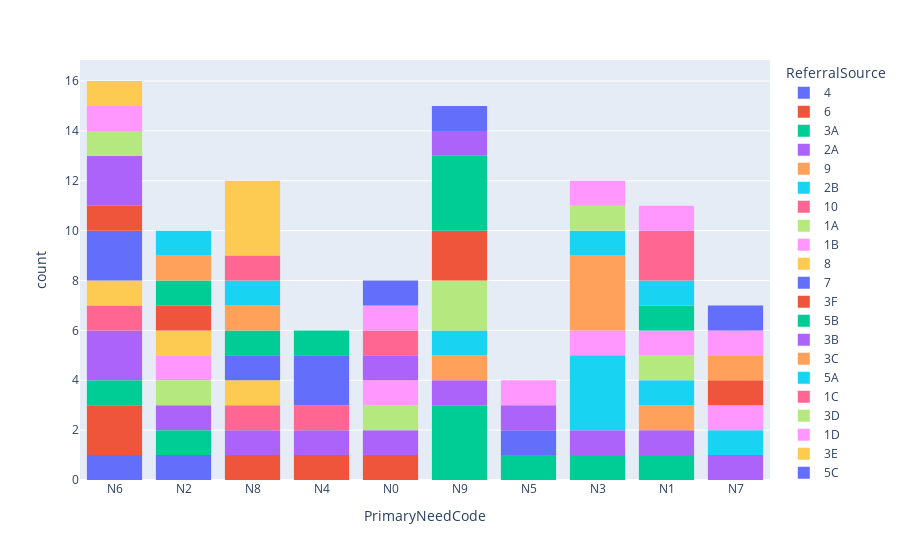

The notebook cell saved with this chart:
### Code cell
hist_2a = px.histogram(df,
                    x='PrimaryNeedCode',
                    color='ReferralSource')
hist_2a.show()

### Figure 1 — Plotly figure (JSON) as saved in the notebook; plotly's stock layout.template omitted (floating-point values rounded to 4 significant figures)
{"data": [{"alignmentgroup": "True", "bingroup": "x", "hovertemplate": "ReferralSource=4<br>PrimaryNeedCode=%{x}<br>count=%{y}<extra></extra>", "legendgroup": "4", "marker": {"color": "#636efa", "pattern": {"shape": ""}}, "name": "4", "offsetgroup": "4", "orientation": "v", "showlegend": true, "type": "histogram", "x": ["N6", "N2"], "xaxis": "x", "yaxis": "y"}, {"alignmentgroup": "True", "bingroup": "x", "hovertemplate": "ReferralSource=6<br>PrimaryNeedCode=%{x}<br>count=%{y}<extra></extra>", "legendgroup": "6", "marker": {"color": "#EF553B", "pattern": {"shape": ""}}, "name": "6", "offsetgroup": "6", "orientation": "v", "showlegend": true, "type": "histogram", "x": ["N8", "N6", "N4", "N0", "N6"], "xaxis": "x", "yaxis": "y"}, {"alignmentgroup": "True", "bingroup": "x", "hovertemplate": "ReferralSource=3A<br>PrimaryNeedCode=%{x}<br>count=%{y}<extra></extra>", "legendgroup": "3A", "marker": {"color": "#00cc96", "pattern": {"shape": ""}}, "name": "3A", "offsetgroup": "3A", "orientation": "v", "showlegend": true, "type": "histogram", "x": ["N9", "N2", "N9", "N9", "N5", "N6", "N3", "N1"], "xaxis": "x", "yaxis": "y"}, {"alignmentgroup": "True", "bingroup": "x", "hovertemplate": "ReferralSource=2A<br>PrimaryNeedCode=%{x}<br>count=%{y}<extra></extra>", "legendgroup": "2A", "marker": {"color": "#ab63fa", "pattern": {"shape": ""}}, "name": "2A", "offsetgroup": "2A", "orientation": "v", "showlegend": true, "type": "histogram", "x": ["N4", "N3", "N1", "N8", "N0", "N2", "N6", "N9", "N7", "N6"], "xaxis": "x", "yaxis": "y"}, {"alignmentgroup": "True", "bingroup": "x", "hovertemplate": "ReferralSource=9<br>PrimaryNeedCode=%{x}<br>count=%{y}<extra></extra>", "legendgroup": "9", "marker": {"color": "#FFA15A", "pattern": {"shape": ""}}, "name": "9", "offsetgroup": "9", "orientation": "v", "showlegend": true, "type": "histogram", "x": ["N9", "N1"], "xaxis": "x", "yaxis": "y"}, {"alignmentgroup": "True", "bingroup": "x", "hovertemplate": "ReferralSource=2B<br>PrimaryNeedCode=%{x}<br>count=%{y}<extra></extra>", "legendgroup": "2B", "marker": {"color": "#19d3f3", "pattern": {"shape": ""}}, "name": "2B", "offsetgroup": "2B", "orientation": "v", "showlegend": true, "type": "histogram", "x": ["N3", "N1", "N7", "N3", "N3", "N9"], "xaxis": "x", "yaxis": "y"}, {"alignmentgroup": "True", "bingroup": "x", "hovertemplate": "ReferralSource=10<br>PrimaryNeedCode=%{x}<br>count=%{y}<extra></extra>", "legendgroup": "10", "marker": {"color": "#FF6692", "pattern": {"shape": ""}}, "name": "10", "offsetgroup": "10", "orientation": "v", "showlegend": true, "type": "histogram", "x": ["N8", "N6", "N4"], "xaxis": "x", "yaxis": "y"}, {"alignmentgroup": "True", "bingroup": "x", "hovertemplate": "ReferralSource=1A<br>PrimaryNeedCode=%{x}<br>count=%{y}<extra></extra>", "legendgroup": "1A", "marker": {"color": "#B6E880", "pattern": {"shape": ""}}, "name": "1A", "offsetgroup": "1A", "orientation": "v", "showlegend": true, "type": "histogram", "x": ["N9", "N0", "N2", "N1", "N9"], "xaxis": "x", "yaxis": "y"}, {"alignmentgroup": "True", "bingroup": "x", "hovertemplate": "ReferralSource=1B<br>PrimaryNeedCode=%{x}<br>count=%{y}<extra></extra>", "legendgroup": "1B", "marker": {"color": "#FF97FF", "pattern": {"shape": ""}}, "name": "1B", "offsetgroup": "1B", "orientation": "v", "showlegend": true, "type": "histogram", "x": ["N1", "N2", "N0", "N7", "N3"], "xaxis": "x", "yaxis": "y"}, {"alignmentgroup": "True", "bingroup": "x", "hovertemplate": "ReferralSource=8<br>PrimaryNeedCode=%{x}<br>count=%{y}<extra></extra>", "legendgroup": "8", "marker": {"color": "#FECB52", "pattern": {"shape": ""}}, "name": "8", "offsetgroup": "8", "orientation": "v", "showlegend": true, "type": "histogram", "x": ["N6", "N8", "N2"], "xaxis": "x", "yaxis": "y"}, {"alignmentgroup": "True", "bingroup": "x", "hovertemplate": "ReferralSource=7<br>PrimaryNeedCode=%{x}<br>count=%{y}<extra></extra>", "legendgroup": "7", "marker": {"color": "#636efa", "pattern": {"shape": ""}}, "name": "7", "offsetgroup": "7", "orientation": "v", "showlegend": true, "type": "histogram", "x": ["N6", "N8", "N6", "N4", "N5", "N4"], "xaxis": "x", "yaxis": "y"}, {"alignmentgroup": "True", "bingroup": "x", "hovertemplate": "ReferralSource=3F<br>PrimaryNeedCode=%{x}<br>count=%{y}<extra></extra>", "legendgroup": "3F", "marker": {"color": "#EF553B", "pattern": {"shape": ""}}, "name": "3F", "offsetgroup": "3F", "orientation": "v", "showlegend": true, "type": "histogram", "x": ["N9", "N7", "N6", "N2", "N9"], "xaxis": "x", "yaxis": "y"}, {"alignmentgroup": "True", "bingroup": "x", "hovertemplate": "ReferralSource=5B<br>PrimaryNeedCode=%{x}<br>count=%{y}<extra></extra>", "legendgroup": "5B", "marker": {"color": "#00cc96", "pattern": {"shape": ""}}, "name": "5B", "offsetgroup": "5B", "orientation": "v", "showlegend": true, "type": "histogram", "x": ["N8", "N9", "N9", "N2", "N1", "N9", "N4"], "xaxis": "x", "yaxis": "y"}, {"alignmentgroup": "True", "bingroup": "x", "hovertemplate": "ReferralSource=3B<br>PrimaryNeedCode=%{x}<br>count=%{y}<extra></extra>", "legendgroup": "3B", "marker": {"color": "#ab63fa", "pattern": {"shape": ""}}, "name": "3B", "offsetgroup": "3B", "orientation": "v", "showlegend": true, "type": "histogram", "x": ["N6", "N0", "N5", "N6", "N9"], "xaxis": "x", "yaxis": "y"}, {"alignmentgroup": "True", "bingroup": "x", "hovertemplate": "ReferralSource=3C<br>PrimaryNeedCode=%{x}<br>count=%{y}<extra></extra>", "legendgroup": "3C", "marker": {"color": "#FFA15A", "pattern": {"shape": ""}}, "name": "3C", "offsetgroup": "3C", "orientation": "v", "showlegend": true, "type": "histogram", "x": ["N3", "N2", "N7", "N3", "N8", "N3"], "xaxis": "x", "yaxis": "y"}, {"alignmentgroup": "True", "bingroup": "x", "hovertemplate": "ReferralSource=5A<br>PrimaryNeedCode=%{x}<br>count=%{y}<extra></extra>", "legendgroup": "5A", "marker": {"color": "#19d3f3", "pattern": {"shape": ""}}, "name": "5A", "offsetgroup": "5A", "orientation": "v", "showlegend": true, "type": "histogram", "x": ["N8", "N3", "N1", "N2"], "xaxis": "x", "yaxis": "y"}, {"alignmentgroup": "True", "bingroup": "x", "hovertemplate": "ReferralSource=1C<br>PrimaryNeedCode=%{x}<br>count=%{y}<extra></extra>", "legendgroup": "1C", "marker": {"color": "#FF6692", "pattern": {"shape": ""}}, "name": "1C", "offsetgroup": "1C", "orientation": "v", "showlegend": true, "type": "histogram", "x": ["N0", "N1", "N1", "N8"], "xaxis": "x", "yaxis": "y"}, {"alignmentgroup": "True", "bingroup": "x", "hovertemplate": "ReferralSource=3D<br>PrimaryNeedCode=%{x}<br>count=%{y}<extra></extra>", "legendgroup": "3D", "marker": {"color": "#B6E880", "pattern": {"shape": ""}}, "name": "3D", "offsetgroup": "3D", "orientation": "v", "showlegend": true, "type": "histogram", "x": ["N6", "N3"], "xaxis": "x", "yaxis": "y"}, {"alignmentgroup": "True", "bingroup": "x", "hovertemplate": "ReferralSource=1D<br>PrimaryNeedCode=%{x}<br>count=%{y}<extra></extra>", "legendgroup": "1D", "marker": {"color": "#FF97FF", "pattern": {"shape": ""}}, "name": "1D", "offsetgroup": "1D", "orientation": "v", "showlegend": true, "type": "histogram", "x": ["N0", "N5", "N3", "N6", "N1", "N7"], "xaxis": "x", "yaxis": "y"}, {"alignmentgroup": "True", "bingroup": "x", "hovertemplate": "ReferralSource=3E<br>PrimaryNeedCode=%{x}<br>count=%{y}<extra></extra>", "legendgroup": "3E", "marker": {"color": "#FECB52", "pattern": {"shape": ""}}, "name": "3E", "offsetgroup": "3E", "orientation": "v", "showlegend": true, "type": "histogram", "x": ["N6", "N8", "N8", "N8"], "xaxis": "x", "yaxis": "y"}, {"alignmentgroup": "True", "bingroup": "x", "hovertemplate": "ReferralSource=5C<br>PrimaryNeedCode=%{x}<br>count=%{y}<extra></extra>", "legendgroup": "5C", "marker": {"color": "#636efa", "pattern": {"shape": ""}}, "name": "5C", "offsetgroup": "5C", "orientation": "v", "showlegend": true, "type": "histogram", "x": ["N7", "N0", "N9"], "xaxis": "x", "yaxis": "y"}], "layout": {"barmode": "relative", "legend": {"title": {"text": "ReferralSource"}, "tracegroupgap": 0}, "margin": {"t": 60}, "xaxis": {"anchor": "y", "domain": [0, 1], "title": {"text": "PrimaryNeedCode"}}, "yaxis": {"anchor": "x", "domain": [0, 1], "title": {"text": "count"}}}}
